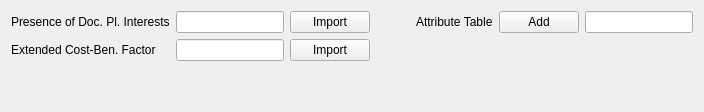
            <widget class="QWidget" name="tab_18">
             <attribute name="title">
              <string>Extra Parameters</string>
             </attribute>
             <layout class="QGridLayout" name="gridLayout_31">
              <item row="0" column="2">
               <widget class="QPushButton" name="pushButton_51">
                <property name="text">
                 <string>Import</string>
                </property>
               </widget>
              </item>
              <item row="0" column="6">
               <widget class="QLineEdit" name="lineEdit_59"/>
              </item>
              <item row="0" column="0">
               <widget class="QLabel" name="label_102">
                <property name="text">
                 <string>Presence of Doc. Pl. Interests</string>
                </property>
               </widget>
              </item>
              <item row="2" column="1">
               <spacer name="verticalSpacer_11">
                <property name="orientation">
                 <enum>Qt::Vertical</enum>
                </property>
                <property name="sizeHint" stdset="0">
                 <size>
                  <width>20</width>
                  <height>40</height>
                 </size>
                </property>
               </spacer>
              </item>
              <item row="0" column="4">
               <widget class="QLabel" name="label_103">
                <property name="text">
                 <string>Attribute Table</string>
                </property>
               </widget>
              </item>
              <item row="0" column="3">
               <spacer name="horizontalSpacer_6">
                <property name="orientation">
                 <enum>Qt::Horizontal</enum>
                </property>
                <property name="sizeHint" stdset="0">
                 <size>
                  <width>40</width>
                  <height>20</height>
                 </size>
                </property>
               </spacer>
              </item>
              <item row="0" column="5">
               <widget class="QPushButton" name="pushButton_52">
                <property name="text">
                 <string>Add</string>
                </property>
               </widget>
              </item>
              <item row="0" column="1">
               <widget class="QLineEdit" name="lineEdit_58"/>
              </item>
              <item row="1" column="0">
               <widget class="QLabel" name="label_104">
                <property name="text">
                 <string>Extended Cost-Ben. Factor</string>
                </property>
               </widget>
              </item>
              <item row="1" column="1">
               <widget class="QLineEdit" name="lineEdit_60"/>
              </item>
              <item row="1" column="2">
               <widget class="QPushButton" name="pushButton_53">
                <property name="text">
                 <string>Import</string>
                </property>
               </widget>
              </item>
             </layout>
            </widget>
